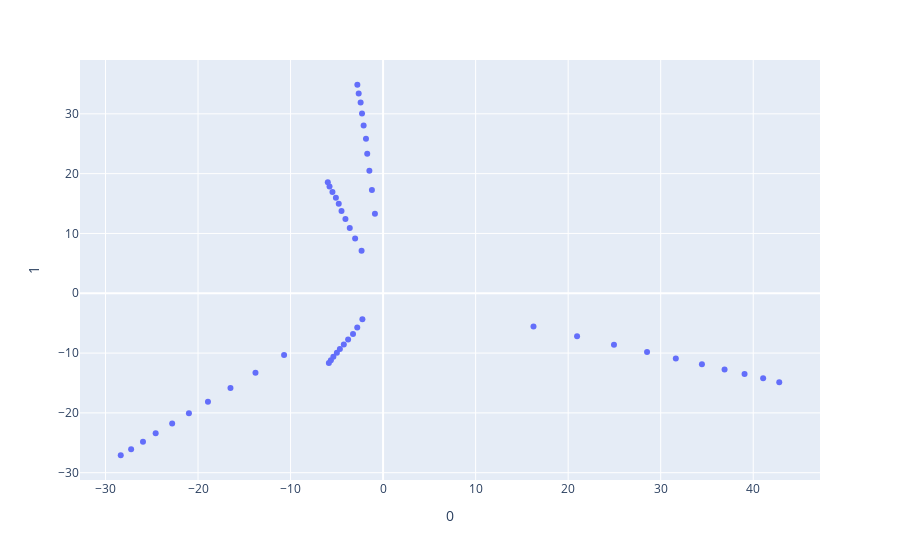

Notebook code cell kept with this figure:
### Code cell
df = px.data.iris()
X = Xlist

pca = PCA(n_components=2)
components = pca.fit_transform(X)

fig = px.scatter(components, x=0, y=1)
fig.show()

### Figure 1 — Plotly figure (JSON) as saved in the notebook; plotly's stock layout.template omitted (floating-point values rounded to 4 significant figures)
{"data": [{"hovertemplate": "0=%{x}<br>1=%{y}<extra></extra>", "legendgroup": "", "marker": {"color": "#636efa", "symbol": "circle"}, "mode": "markers", "name": "", "orientation": "v", "showlegend": false, "type": "scatter", "x": [-2.236, -2.791, -3.25, -3.781, -4.245, -4.669, -4.996, -5.372, -5.644, -5.861, -0.882, -1.208, -1.482, -1.715, -1.85, -2.102, -2.276, -2.429, -2.638, -2.782, -10.7, -13.79, -16.49, -18.93, -20.98, -22.79, -24.58, -25.95, -27.23, -28.35, -2.323, -3.024, -3.599, -4.068, -4.493, -4.791, -5.1, -5.472, -5.789, -5.975, 16.25, 20.96, 24.95, 28.52, 31.63, 34.45, 36.9, 39.06, 41.07, 42.81], "xaxis": "x", "y": [-4.359, -5.731, -6.811, -7.747, -8.557, -9.299, -9.956, -10.62, -11.19, -11.68, 13.31, 17.25, 20.49, 23.33, 25.86, 28.06, 30.06, 31.88, 33.41, 34.86, -10.32, -13.29, -15.85, -18.15, -20.06, -21.79, -23.41, -24.82, -26.07, -27.08, 7.124, 9.167, 10.9, 12.43, 13.76, 14.97, 15.98, 16.92, 17.83, 18.58, -5.551, -7.204, -8.605, -9.829, -10.92, -11.88, -12.76, -13.51, -14.22, -14.89], "yaxis": "y"}], "layout": {"legend": {"tracegroupgap": 0}, "margin": {"t": 60}, "xaxis": {"anchor": "y", "domain": [0, 1], "title": {"text": "0"}}, "yaxis": {"anchor": "x", "domain": [0, 1], "title": {"text": "1"}}}}
